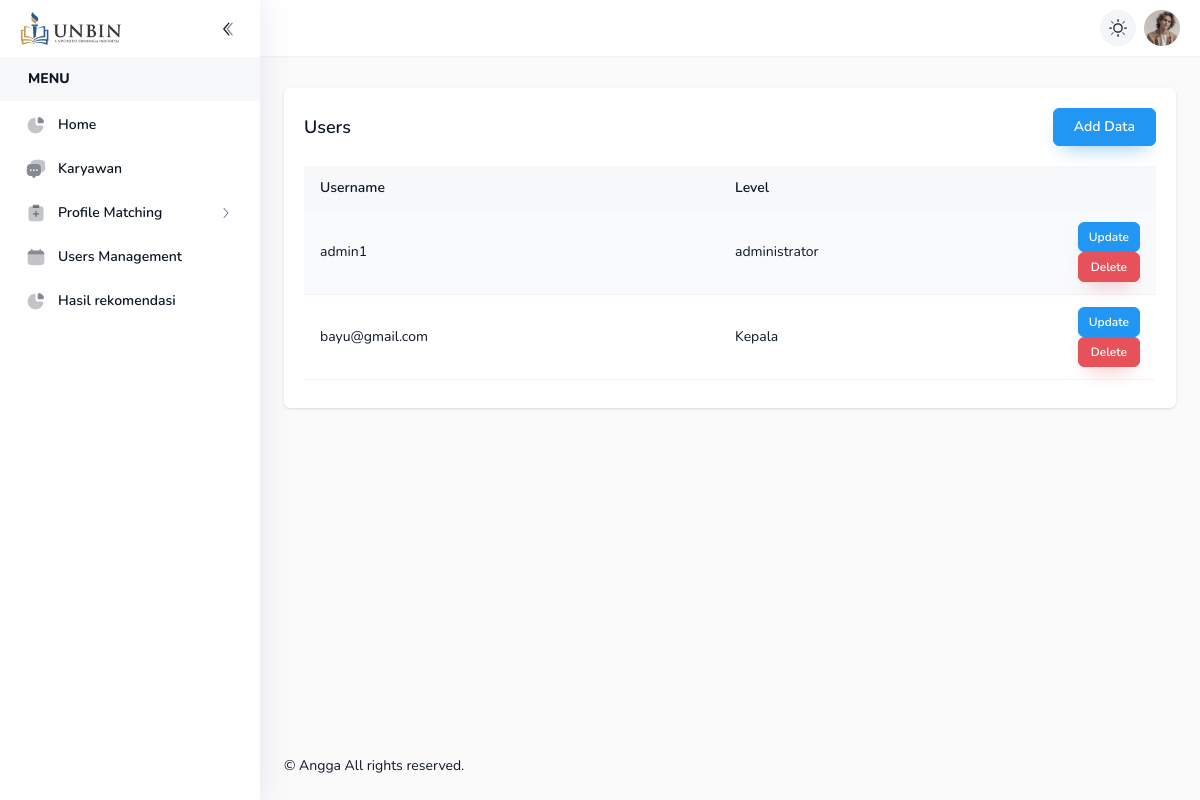
The app's page /index.php?pages=users (signed in) with its own data.
### tables this page shows
CREATE TABLE `users` (
  `id` int(11) NOT NULL,
  `username` varchar(50) NOT NULL,
  `password` text NOT NULL,
  `level` int(11) NOT NULL
);

### include/config.php (called while the page is built, shortened)
<?php
$conn = mysqli_connect('localhost', 'root', '', 'db_pma_angga_3');
function query($query)
{
    global $conn;
    $res = mysqli_query($conn, $query);
    $rows = [];
    while ($row = mysqli_fetch_assoc($res)) {
        $rows[] = $row;
    }
    return $rows;
}
?>

### pages/users.php (the view, shortened to what this page needs)
<div class="col-md-12 justify-content-center panel mt-2">
    <div class="table-responsive">
    <div class="mb-5 flex items-center justify-between">
    <h5 class="text-lg font-semibold">Users</h5>
        <a
            class="btn btn-info"
            href="?pages=add-user"
        >
            <span class="flex items-center">
                Add Data
            </span>
        </a>
    </div>
    <table class="table table-hover table-striped mb-2 mt-2">
            <thead>
                <tr>
                    <th>Username</th>
                    <th>Level</th>
                    <th width="70"></th>
                </tr>
            </thead>
            <tbody>
                <?php
                    $vwpenduduk = query("select * from users");
                foreach ($vwpenduduk as $data) : ?>
                    <tr>
                        <td><?= $data['username']; ?></td>
                        <td><?= $data['level']==1?'administrator':'Kepala'; ?></td>
                        <td>
                            <a href="?pages=update-user&id=<?=$data["id"]?>" class="btn btn-info btn-sm">Update</a>
                            <a href="?pages=users&id=<?=$data["id"]?>" class="btn btn-danger btn-sm" onclick="return confirm('Are you sure you want delete data?')">Delete</a>
                        </td>
                    </tr>
                <?php endforeach; ?>
            </tbody>
        </table>
    </div>
</div>

### records on screen
users: username "admin1", level "administrator"
users: username "bayu@gmail.com", level "Kepala"
